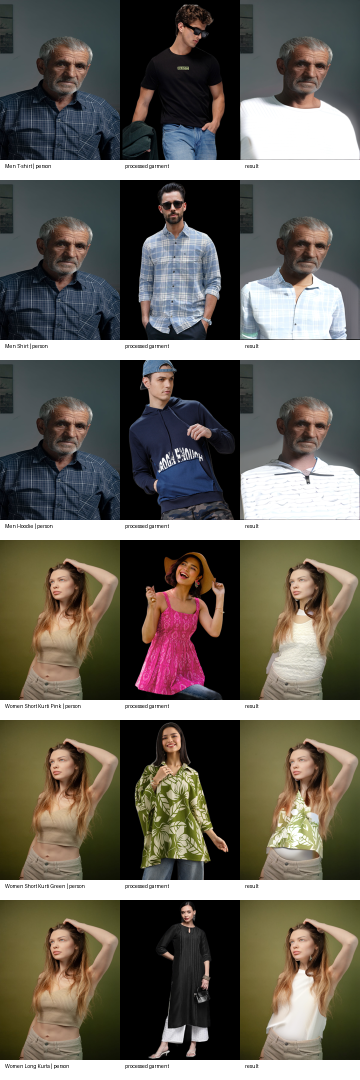
#> input picture runtime/test_matrix/matrix_review.png, 720 x 2160 px (shown at 1/2 size)
$ python -i person_validator.py   (imports and definitions only)
#> lines starting #> are read from the running program, lines starting #| are printed output that depends on the picture
#> further down, picture is the input picture: PIL image 720x2160 RGB; mean R, G, B 103, 98.5, 89.5
from __future__ import annotations

from dataclasses import dataclass, field

from PIL import Image, ImageFilter, ImageStat


@dataclass(frozen=True)
class PersonValidation:
    ok: bool
    warnings: list[str] = field(default_factory=list)


def validate_person_image(image: Image.Image, *, min_side: int = 384) -> PersonValidation:
#> called with min_side = 384
    rgb = image.convert("RGB")
    warnings: list[str] = []
    if min(rgb.size) < min_side:
        warnings.append("PERSON_LOW_RESOLUTION")

    gray = rgb.convert("L")
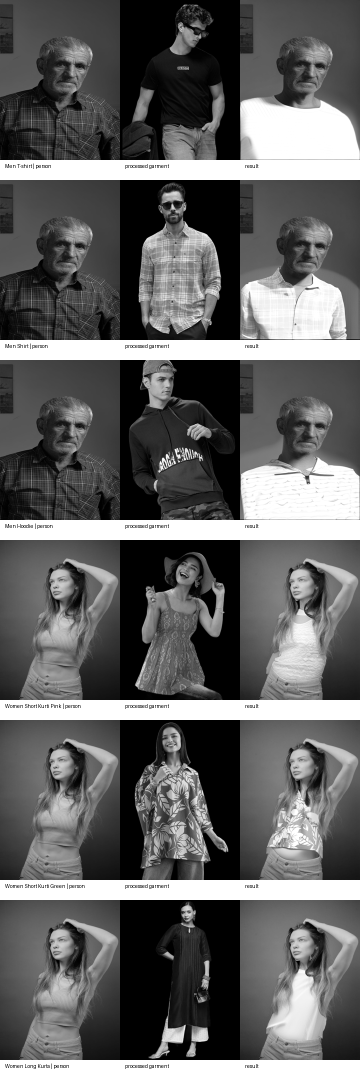
#> gray: PIL image 720x2160 L (shown at 1/2 size); min 0, max 255, mean 98.8
    brightness = ImageStat.Stat(gray).mean[0]
#> brightness = 98.83
    if brightness < 35:
        warnings.append("PERSON_UNDEREXPOSED")
    if brightness > 235:
        warnings.append("PERSON_OVEREXPOSED")

    edge_std = ImageStat.Stat(gray.filter(ImageFilter.FIND_EDGES)).stddev[0]
#> edge_std = 42.43
    if edge_std < 8:
        warnings.append("PERSON_BLUR_RISK")

    return PersonValidation(ok=not warnings, warnings=warnings)

>>> from PIL import Image
>>> picture = Image.open('../../runtime/test_matrix/matrix_review.png')
>>> result = validate_person_image(picture)
